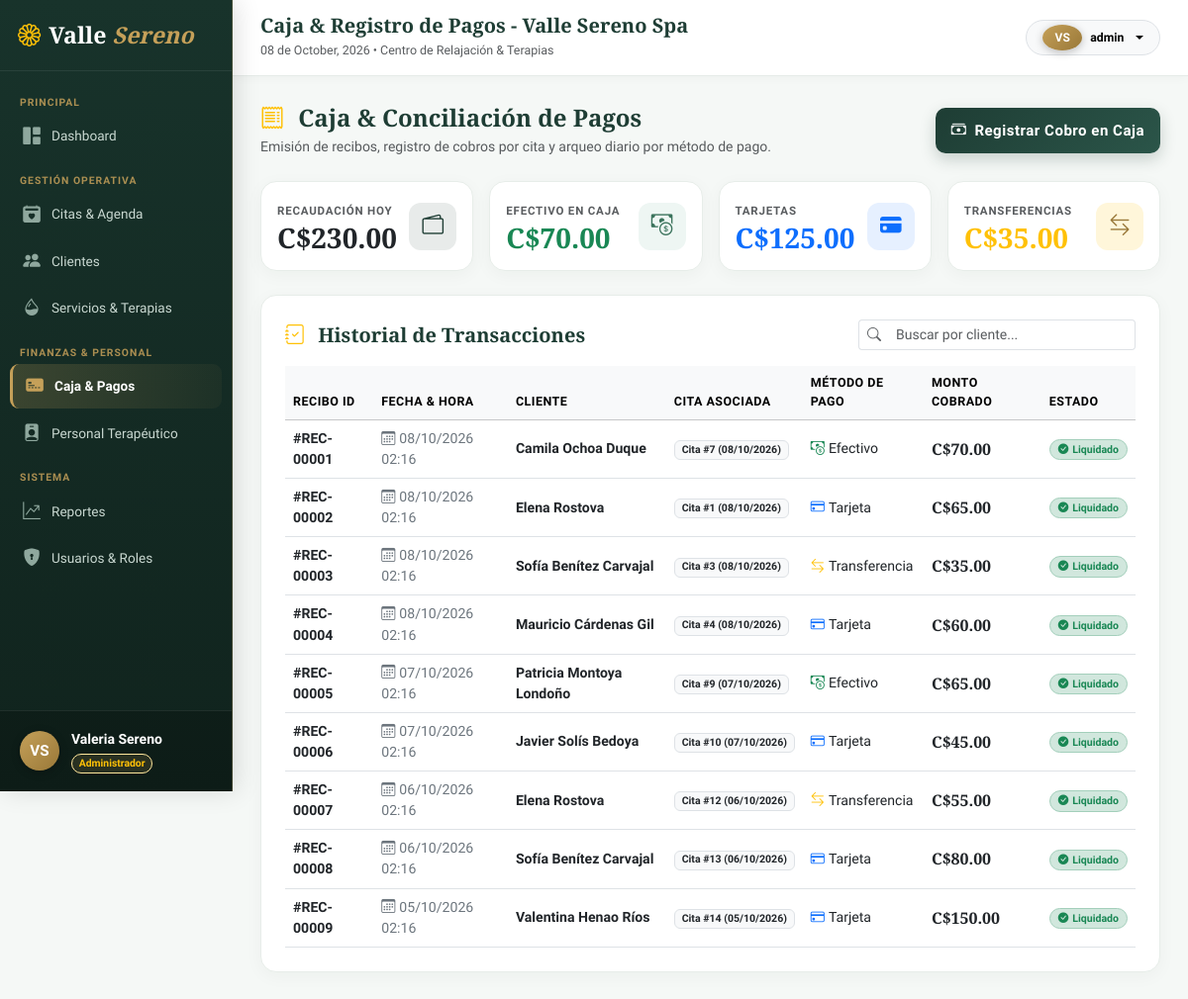
The app's page /index.php?c=pagos&a=index (signed in) with its own data.
### tables this page shows
CREATE TABLE IF NOT EXISTS pagos (
    id INT AUTO_INCREMENT PRIMARY KEY,
    id_cita INT NOT NULL,
    tipo_pago ENUM('Efectivo', 'Tarjeta', 'Transferencia') NOT NULL,
    fecha_pago DATETIME NOT NULL DEFAULT CURRENT_TIMESTAMP,
    monto DECIMAL(10,2) NOT NULL,
    estado ENUM('Pagado', 'Pendiente') NOT NULL DEFAULT 'Pagado',
    CONSTRAINT fk_pagos_citas FOREIGN KEY (id_cita) 
        REFERENCES citas(id) ON UPDATE CASCADE ON DELETE RESTRICT,
    CONSTRAINT chk_pagos_monto CHECK (monto > 0),
    INDEX idx_pagos_cita_fecha (id_cita, fecha_pago)
);

CREATE TABLE IF NOT EXISTS clientes (
    id INT AUTO_INCREMENT PRIMARY KEY,
    nombre_completo VARCHAR(120) NOT NULL,
    fecha_nacimiento DATE NOT NULL,
    telefono VARCHAR(20) NOT NULL,
    correo VARCHAR(100) NOT NULL,
    estado ENUM('activo', 'inactivo') NOT NULL DEFAULT 'activo',
    creado_en TIMESTAMP DEFAULT CURRENT_TIMESTAMP,
    INDEX idx_clientes_telefono (telefono),
    INDEX idx_clientes_correo (correo)
);

CREATE TABLE IF NOT EXISTS citas (
    id INT AUTO_INCREMENT PRIMARY KEY,
    id_cliente INT NOT NULL,
    id_empleado INT NOT NULL COMMENT 'Terapeuta asignado',
    fecha DATE NOT NULL,
    hora_inicio TIME NOT NULL,
    hora_fin TIME NOT NULL,
    total DECIMAL(10,2) NOT NULL DEFAULT 0.00,
    estado ENUM('Pendiente', 'Confirmada', 'Completada', 'Cancelada') NOT NULL DEFAULT 'Pendiente',
    observaciones TEXT NULL,
    creado_en TIMESTAMP DEFAULT CURRENT_TIMESTAMP,
    CONSTRAINT fk_citas_clientes FOREIGN KEY (id_cliente) 
        REFERENCES clientes(id) ON UPDATE CASCADE ON DELETE RESTRICT,
    CONSTRAINT fk_citas_empleados FOREIGN KEY (id_empleado) 
        REFERENCES empleados(id) ON UPDATE CASCADE ON DELETE RESTRICT,
    CONSTRAINT chk_citas_horario CHECK (hora_fin > hora_inicio),
    INDEX idx_citas_terapeuta_fecha (id_empleado, fecha),
    INDEX idx_citas_cliente_fecha (id_cliente, fecha)
);

### app/controllers/PagosController.php (called while the page is built, shortened)
<?php
require_once __DIR__ . '/../services/PagoService.php';
class PagosController {
    private PagoService $service;
    public function __construct() {
        $this->service = new PagoService();
    }
    public function index(): void {
        $pagos = $this->service->listarPagos();
        $resumenCaja = $this->service->resumenCaja();
        require_once __DIR__ . '/../views/layouts/main.php';
    }
}

### app/models/PagoModel.php (called while the page is built, shortened)
<?php
class PagoModel {
    private PDO $db;
    public function __construct(?PDO $pdo = null) {
        if ($pdo !== null) {
            $this->db = $pdo;
        } else {
            try {
                $dsn = "mysql:host=" . DB_HOST . ";port=" . DB_PORT . ";dbname=" . DB_NAME . ";charset=" . DB_CHARSET;
                $this->db = new PDO($dsn, DB_USER, DB_PASS, [
                    PDO::ATTR_ERRMODE => PDO::ERRMODE_EXCEPTION,
                    PDO::ATTR_DEFAULT_FETCH_MODE => PDO::FETCH_ASSOC
                ]);
            } catch (PDOException $e) {
                die("Error de conexión a la base de datos: " . $e->getMessage());
            }
        }
    }
    public function obtenerTodosPagos(): array {
        $sql = "SELECT p.*, c.fecha as cita_fecha, cl.nombre_completo as cliente_nombre
                FROM pagos p
                JOIN citas c ON p.id_cita = c.id
                JOIN clientes cl ON c.id_cliente = cl.id
                ORDER BY p.fecha_pago DESC";
        $stmt = $this->db->query($sql);
        return $stmt->fetchAll();
    }
    public function obtenerResumenCajaHoy(): array {
        $sql = "SELECT tipo_pago, COUNT(*) as cantidad, SUM(monto) as total
                FROM pagos
                WHERE DATE(fecha_pago) = CURDATE() AND estado = 'Pagado'
                GROUP BY tipo_pago";
        $stmt = $this->db->query($sql);
        return $stmt->fetchAll();
    }
}

### app/services/PagoService.php (called while the page is built, shortened)
<?php
require_once __DIR__ . '/../models/PagoModel.php';
class PagoService {
    private PagoModel $model;
    public function __construct(?PagoModel $model = null) {
        $this->model = $model ?? new PagoModel();
    }
    public function listarPagos(): array {
        return $this->model->obtenerTodosPagos();
    }
    public function resumenCaja(): array {
        return $this->model->obtenerResumenCajaHoy();
    }
}

### app/views/pagos/index.php (the view, shortened to what this page needs)
<div class="d-flex flex-column flex-md-row justify-content-between align-items-md-center gap-3 mb-4">
    <div>
        <h4 class="fw-bold mb-1" style="color: var(--spa-primary); font-family: var(--font-serif);">
            <i class="bi bi-receipt text-warning me-2"></i> Caja & Conciliación de Pagos
        </h4>
        <p class="text-muted small mb-0">Emisión de recibos, registro de cobros por cita y arqueo diario por método de pago.</p>
    </div>
    <button class="btn btn-spa-primary btn-sm px-3 d-inline-flex align-items-center gap-2" data-bs-toggle="modal" data-bs-target="#modalCobro" onclick="prepararNuevoCobro()">
        <i class="bi bi-cash-stack"></i>
        <span>Registrar Cobro en Caja</span>
    </button>
</div>
<div class="row g-3 mb-4">
    <?php
        $totalEfectivo = 0;
        $totalTarjeta = 0;
        $totalTransf = 0;
        foreach ($resumenCaja ?? [] as $r) {
            if ($r['tipo_pago'] === 'Efectivo') $totalEfectivo = $r['total'];
            if ($r['tipo_pago'] === 'Tarjeta') $totalTarjeta = $r['total'];
            if ($r['tipo_pago'] === 'Transferencia') $totalTransf = $r['total'];
        }
        $totalGeneralHoy = $totalEfectivo + $totalTarjeta + $totalTransf;
    ?>
    <div class="col-sm-6 col-md-3">
        <div class="spa-card p-3 d-flex align-items-center justify-content-between">
            <div>
                <small class="text-muted text-uppercase fw-bold" style="font-size: 0.72rem; letter-spacing: 0.8px;">Recaudación Hoy</small>
                <h3 class="fw-bold mb-0 text-dark" style="font-family: var(--font-serif);">C$<?= number_format($totalGeneralHoy, 2) ?></h3>
            </div>
            <div class="stat-icon" style="background: rgba(30, 61, 52, 0.1); color: var(--spa-primary);">
                <i class="bi bi-wallet2"></i>
            </div>
        </div>
    </div>
    <div class="col-sm-6 col-md-3">
        <div class="spa-card p-3 d-flex align-items-center justify-content-between">
            <div>
                <small class="text-muted text-uppercase fw-bold" style="font-size: 0.72rem; letter-spacing: 0.8px;">Efectivo en Caja</small>
                <h3 class="fw-bold mb-0 text-success" style="font-family: var(--font-serif);">C$<?= number_format($totalEfectivo, 2) ?></h3>
            </div>
            <div class="stat-icon" style="background: #eef6f3; color: #3b735c;">
                <i class="bi bi-cash-coin"></i>
            </div>
        </div>
    </div>
    <div class="col-sm-6 col-md-3">
        <div class="spa-card p-3 d-flex align-items-center justify-content-between">
            <div>
                <small class="text-muted text-uppercase fw-bold" style="font-size: 0.72rem; letter-spacing: 0.8px;">Tarjetas</small>
                <h3 class="fw-bold mb-0 text-primary" style="font-family: var(--font-serif);">C$<?= number_format($totalTarjeta, 2) ?></h3>
            </div>
            <div class="stat-icon" style="background: rgba(13, 110, 253, 0.1); color: #0d6efd;">
                <i class="bi bi-credit-card-fill"></i>
            </div>
        </div>
    </div>
    <div class="col-sm-6 col-md-3">
        <div class="spa-card p-3 d-flex align-items-center justify-content-between">
            <div>
                <small class="text-muted text-uppercase fw-bold" style="font-size: 0.72rem; letter-spacing: 0.8px;">Transferencias</small>
                <h3 class="fw-bold mb-0 text-warning" style="font-family: var(--font-serif);">C$<?= number_format($totalTransf, 2) ?></h3>
            </div>
            <div class="stat-icon" style="background: rgba(255, 193, 7, 0.15); color: #997838;">
                <i class="bi bi-arrow-left-right"></i>
            </div>
        </div>
    </div>
</div>
<div class="spa-card p-4">
    <div class="d-flex justify-content-between align-items-center mb-3">
        <h5 class="fw-bold mb-0" style="color: var(--spa-primary); font-family: var(--font-serif);">
            <i class="bi bi-journal-check text-warning me-2"></i> Historial de Transacciones
        </h5>
        <div class="input-group input-group-sm" style="max-width: 280px;">
            <span class="input-group-text bg-white border-end-0"><i class="bi bi-search text-muted"></i></span>
            <input type="text" id="busquedaPago" class="form-control border-start-0" placeholder="Buscar por cliente..." onkeyup="filtrarTablaPagos()">
        </div>
    </div>
    <div class="table-responsive">
        <table class="table table-hover align-middle mb-0" id="tablaPagos">
            <thead class="table-light">
                <tr style="font-size: 0.78rem; text-transform: uppercase; letter-spacing: 0.5px; color: #556b61;">
                    <th>RECIBO ID</th>
                    <th>FECHA & HORA</th>
                    <th>CLIENTE</th>
                    <th>CITA ASOCIADA</th>
                    <th>MÉTODO DE PAGO</th>
                    <th>MONTO COBRADO</th>
                    <th>ESTADO</th>
                </tr>
            </thead>
            <tbody style="font-size: 0.88rem;">
                <?php if (empty($pagos)): ?>
                    <tr>
                        <td colspan="7" class="text-center py-4 text-muted">
                            <i class="bi bi-inbox fs-3 d-block mb-1 text-muted"></i>
                            No hay transacciones ni cobros liquidados aún.
                        </td>
                    </tr>
                <?php else: ?>
                    <?php foreach ($pagos as $p): ?>
                        <tr>
                            <td class="fw-bold text-dark">#REC-<?= str_pad($p['id'], 5, '0', STR_PAD_LEFT) ?></td>
                            <td>
                                <span class="text-secondary">
                                    <i class="bi bi-calendar3 me-1"></i><?= date('d/m/Y H:i', strtotime($p['fecha_pago'])) ?>
                                </span>
                            </td>
                            <td>
                                <div class="fw-bold text-dark"><?= htmlspecialchars($p['cliente_nombre']) ?></div>
                            </td>
                            <td>
                                <span class="badge bg-light text-dark border">
                                    Cita #<?= $p['id_cita'] ?> (<?= date('d/m/Y', strtotime($p['cita_fecha'])) ?>)
                                </span>
                            </td>
                            <td>
                                <?php
                                    $iconMethod = match($p['tipo_pago']) {
                                        'Efectivo' => 'bi-cash-coin text-success',
                                        'Tarjeta' => 'bi-credit-card text-primary',
                                        'Transferencia' => 'bi-arrow-left-right text-warning',
                                        default => 'bi-wallet'
                                    };
                                ?>
                                <span class="fw-medium text-dark">
                                    <i class="bi <?= $iconMethod ?> me-1"></i><?= htmlspecialchars($p['tipo_pago']) ?>
                                </span>
                            </td>
                            <td>
                                <span class="fw-bold text-dark fs-6" style="font-family: var(--font-serif); color: var(--spa-primary);">
                                    C$<?= number_format($p['monto'], 2) ?>
                                </span>
                            </td>
                            <td>
                                <span class="badge bg-success-subtle text-success border border-success-subtle rounded-pill px-2 py-1">
                                    <i class="bi bi-check-circle-fill me-1"></i>Liquidado
                                </span>
                            </td>
                        </tr>
                    <?php endforeach; ?>
                <?php endif; ?>
            </tbody>
        </table>
    </div>
</div>

### public/css/spa-theme.css (style rules this page uses)
:root { --spa-primary: #1e3d34; --spa-primary-light: #2c594c; --spa-secondary: #c5a059; --spa-secondary-hover: #b38f4a; --spa-accent: #6b8e23; --spa-bg-soft: #f7f9f7; --spa-card-bg: rgba(255, 255, 255, 0.88); --spa-text-dark: #1b2621; --spa-text-muted: #5e6d66; --spa-border: #e2e8e4; --spa-radius: 18px; --spa-shadow: 0 20px 45px rgba(25, 45, 38, 0.12); --spa-shadow-glow: 0 0 25px rgba(197, 160, 89, 0.25); --font-serif: 'Playfair Display', Georgia, serif; --font-sans: 'Plus Jakarta Sans', system-ui, -apple-system, sans-serif; }
body { font-family: var(--font-sans); color: var(--spa-text-dark); background-color: var(--spa-bg-soft); margin: 0; padding: 0; -webkit-font-smoothing: antialiased; }
.btn-spa-primary { height: 46px; background: linear-gradient(135deg, #1e3d34 0%, #2b5549 100%); border: none; color: #ffffff; font-weight: 600; letter-spacing: 0.5px; border-radius: 10px; font-size: 0.94rem; box-shadow: 0 6px 16px rgba(30, 61, 52, 0.22); transition: all 0.3s cubic-bezier(0.165, 0.84, 0.44, 1); display: flex; align-items: center; justify-content: center; gap: 8px; }
.spa-card { background: #ffffff; border-radius: 16px; border: 1px solid #e7ede9; box-shadow: 0 4px 18px rgba(25, 45, 38, 0.04); transition: transform 0.25s ease, box-shadow 0.25s ease; }
.stat-icon { width: 48px; height: 48px; border-radius: 12px; display: flex; align-items: center; justify-content: center; font-size: 1.35rem; }

### records on screen
pagos: id "00001", fecha_pago "08/10/2026 02:16", clientes.nombre_completo "Camila Ochoa Duque", id_cita "7", id_cita.fecha "08/10/2026", tipo_pago "Efectivo", monto "70.00"
pagos: id "00002", fecha_pago "08/10/2026 02:16", clientes.nombre_completo "Elena Rostova", id_cita "1", id_cita.fecha "08/10/2026", tipo_pago "Tarjeta", monto "65.00"
pagos: id "00003", fecha_pago "08/10/2026 02:16", clientes.nombre_completo "Sofía Benítez Carvajal", id_cita "3", id_cita.fecha "08/10/2026", tipo_pago "Transferencia", monto "35.00"
pagos: id "00004", fecha_pago "08/10/2026 02:16", clientes.nombre_completo "Mauricio Cárdenas Gil", id_cita "4", id_cita.fecha "08/10/2026", tipo_pago "Tarjeta", monto "60.00"
pagos: id "00005", fecha_pago "07/10/2026 02:16", clientes.nombre_completo "Patricia Montoya Londoño", id_cita "9", id_cita.fecha "07/10/2026", tipo_pago "Efectivo", monto "65.00"
pagos: id "00006", fecha_pago "07/10/2026 02:16", clientes.nombre_completo "Javier Solís Bedoya", id_cita "10", id_cita.fecha "07/10/2026", tipo_pago "Tarjeta", monto "45.00"
pagos: id "00007", fecha_pago "06/10/2026 02:16", clientes.nombre_completo "Elena Rostova", id_cita "12", id_cita.fecha "06/10/2026", tipo_pago "Transferencia", monto "55.00"
pagos: id "00008", fecha_pago "06/10/2026 02:16", clientes.nombre_completo "Sofía Benítez Carvajal", id_cita "13", id_cita.fecha "06/10/2026", tipo_pago "Tarjeta", monto "80.00"
pagos: id "00009", fecha_pago "05/10/2026 02:16", clientes.nombre_completo "Valentina Henao Ríos", id_cita "14", id_cita.fecha "05/10/2026", tipo_pago "Tarjeta", monto "150.00"

### other values on screen
$userInitials "VS"
$user['nombre'] "Valeria Sereno"
$user['rol'] "Administrador"
$pageTitle "Caja & Registro de Pagos - Valle Sereno Spa"
$user['usuario'] "admin"
$totalGeneralHoy "230.00"
$totalEfectivo "70.00"
$totalTarjeta "125.00"
$totalTransf "35.00"
